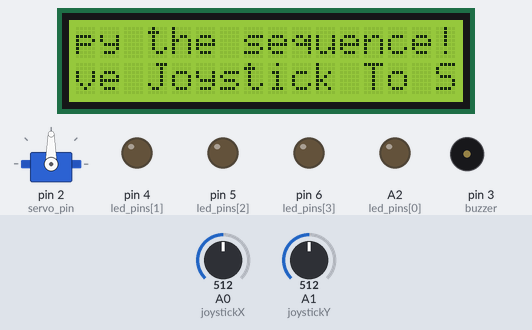
A sketch run on a simulated Arduino Uno, built with avr-gcc and run on an emulated ATmega328P. Parts: 16×2 character LCD, servo, output pins drawn as LEDs (lit = HIGH), buzzer (waves = sounding). The inputs (shaded band) are chosen by the test bench; at power-on: A0 (joystickX) = 512, A1 (joystickY) = 512. What the sketch prints to the serial monitor is not drawn.

Above: at 1.2 s.
1.3 s: A0 (joystickX) set to 889
At 1.75 s:
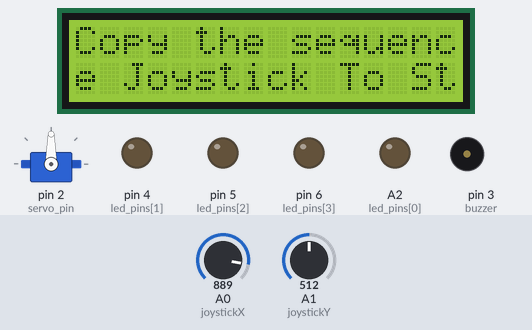
3.5 s: A0 (joystickX) set to 909
At 4.3 s:
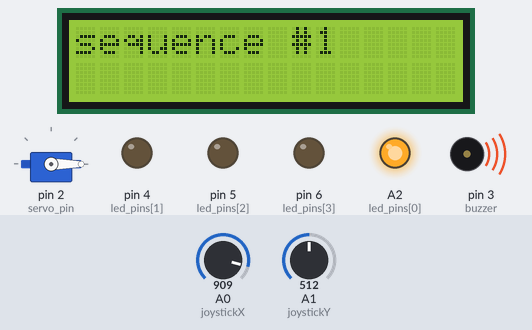
At 5.6 s:
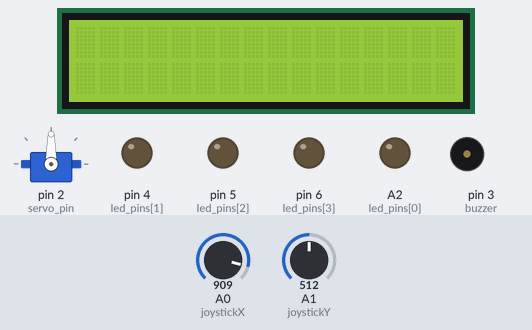
Timing chart, 0 to 14.5 s (numbered marks = the images above; inputs shaded):
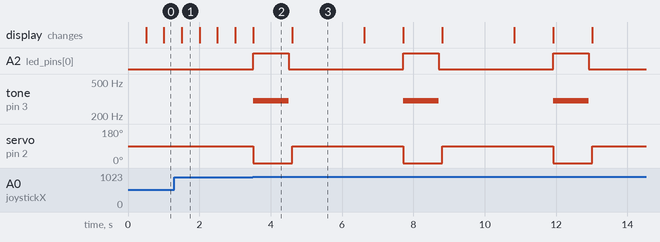

The sketch:

finalprojectGame2.ino
```cpp
#include <LiquidCrystal.h>
#include <Servo.h>
// LCD const
const byte rs = 12, en = 11, d4 = 10, d5 = 9, d6 = 8, d7 = 7;
LiquidCrystal lcd(rs, en, d4, d5, d6, d7);

const byte servo_pin = 2;
const byte joystickX = A0, joystickY = A1;
const byte led_pins[4] = {A2, 4, 5, 6}; // using analog pin because I ran out
const byte buzzer = 3;

const int buzzer_freq[] = {300, 400, 500, 600};

Servo servo;

const char seq[]= "0101";
const int seq_len = 4;

const char RUNNING_SIGNAL = 'R';
const char RESET_SIGNAL   = 'X';
const char WINNING_SIGNAL = 'W';
const char LOSING_SIGNAL  = 'L';

long seq_timer = millis();
const long on_dur = 1000;
const long off_dur = 100;
const long time_to_match = 2000;
const long setup_time = 3000;

const int servo_locs [4]= {0, 45, 135, 180};
const int deadzoneSqrd = 40*40; // out of fifty
const int n_blinks_max = 2;

// hmm could add a losing mechanic

int n_success_blinks = n_blinks_max;
int cur_showing = 0;
int n_match = 0;
int n_max = 0;
int servo_on = false;
bool accept_input = false;

enum state: byte{
  start,
  show_seq,
  gather_input,
  eval_inputs,
  failed,
  success,
  ended
};

state cur_state = start;
void printScrolled(char* s, int length){
  // helper to print
  // speed is in character per second
  if (length <= 16){
    lcd.print(s);
    return;
  }
  int over = (length - 16);
  int i = min((int)((millis()) / 500) % (over+1), over); // this line calculates how much to scroll
  // calculates first how much to move
  // then modulos that over how much the string is over 15 (to hang for that last character)
  // and it is minimized to not go over the limit

  char buf[17];
  snprintf(buf, 17, "%s", s + i);
  lcd.print(buf);
}
int readStickInput(){
  int x = (analogRead(joystickX)-500); // max 50
  int y = (analogRead(joystickY)-500); // max 50
  int xdiv = x/10;
  int ydiv = y/10;
  if (xdiv*xdiv+ydiv*ydiv < deadzoneSqrd) return -1;
  if (x < 0){
    if (y > 0) return 3;
    return 2;
  }  else {
    if (y > 0) return 0;
    return 1;
  }
}
bool waiting(){
  if (millis() - seq_timer > 3000){
    seq_timer = millis();
    return true;
  }
  return false;
}
bool blinking(){
  int cur = seq[cur_showing] - '0';
  int num = led_pins[cur];
  int num_servo = servo_locs[cur];
  long diff = millis() - seq_timer;

  if (diff <= on_dur){
    digitalWrite(num, HIGH);
    if (!servo_on){
      servo.write(num_servo);
      servo_on = true;
      tone(buzzer, buzzer_freq[cur], on_dur-diff);
    }
  }
  else if (diff <= on_dur+off_dur){
    digitalWrite(num, LOW);
    servo_on= false;
  }
  else {
    // we are not done
    digitalWrite(num, LOW);
    cur_showing++;
    servo_on = false;
    seq_timer = millis();

    if (cur_showing > n_max){
      servo.write(90);
      cur_showing = 0;
      return false;
    }
    return true;
  }
  return true;
}
bool succeeded(){
  long diff = millis() - seq_timer;
  if (diff < on_dur){
    for (int i = 0; i < 4; i++){
      digitalWrite(led_pins[i], HIGH);
    }
  }
  else if (diff < on_dur+off_dur){
    for (int i = 0; i < 4; i++){
      digitalWrite(led_pins[i], LOW);
    }
  }
  else{
    seq_timer = millis();
    n_success_blinks--;
    if (n_success_blinks <= 0){
      n_success_blinks = n_blinks_max;
      return false;
    }
  }
  return true;
}
bool failing(){
  long diff = millis() - seq_timer;
  byte led = led_pins[seq[n_match]];

  if (diff < on_dur){
    digitalWrite(led, HIGH);
    return true;
  }
  else if (diff < (on_dur+off_dur)){
    digitalWrite(led, LOW);
    return true;
  }
  else{
    n_match = 0;
    return false;
  }

}
bool readingInput(){
  long diff = millis() - seq_timer;
  int toMatch = (seq[n_match] - '0');
  if (diff <= time_to_match){
    int input = readStickInput();
    if (input == -1){
      accept_input = true;
      return true;
    }
    else if (!accept_input) return true;

    if(input == toMatch){
      n_match++;
      seq_timer = millis();
      accept_input = false;
      return false;
    }
    else {
      n_max = -1;
      accept_input = false;
      return false;
    }
  }
  else {
    n_max = -1;
    accept_input = false;
    return false;
  }
}
void evaluateInput(){
  if (n_max == -1){ // failed
    cur_state = failed;
    n_max = 0;
  }
  else if (n_match <= n_max){ // keep going
    cur_state = gather_input;
  }
  else if (n_max < seq_len-1){ // all done with the sequence
    n_match = 0;
    cur_state = success;
    n_max++;
  }
  else { // wow got it all
    cur_state = ended;
  }
}
bool starting(){
  // display instructions
  // wait for an input before returning false
  lcd.setCursor(0, 0);
  printScrolled("Copy the sequence!", 18);
  lcd.setCursor(0, 1);
  printScrolled("Move Joystick To Start!", 23);

  if (readStickInput() != -1){
    lcd.clear();
    return false;
  }
  else return true;
}
void selectState(){
  state prev = cur_state;
  switch (cur_state){
    case start:
    if (!starting()) cur_state = show_seq;
    break;

    case show_seq:
    lcd.setCursor(0, 0);
    lcd.print("sequence #");
    lcd.print(n_max+1);
    if (!blinking()) cur_state = gather_input;
    break;

    case gather_input:
    if (!readingInput()) cur_state = eval_inputs;
    break;

    case eval_inputs:
    evaluateInput();  // branches to other states automatically
    break;

    case failed:
    lcd.setCursor(0, 0);
    lcd.print("failed at #");
    lcd.print(n_match+1);
    if (!failing()) cur_state = show_seq;
    break;

    case success:
    lcd.setCursor(0, 0);
    lcd.print("Finished ");
    lcd.print(n_max);
    if (!succeeded()) cur_state = show_seq;
    break;

    case ended:
    lcd.setCursor(0, 0);
    lcd.print("YOU WON");
    succeeded();
    break;
  }

  if (prev != cur_state){ // reset timer based on new state
    seq_timer = millis();
    lcd.clear();
  }
}

void applyReset(){
  // reset everything
  lcd.clear();
  noTone(buzzer);
  servo.write(90);
  for (int i = 0; i < 4; i++){
    digitalWrite(led_pins[i], LOW);
  }

  n_success_blinks = n_blinks_max;
  cur_showing = 0;
  n_match = 0;
  n_max = 0;
  servo_on = false;
  accept_input = false;
  cur_state = start; // starts back up
  seq_timer = millis();
}

void TransmitState(){
  // ended is when its over
  if (cur_state == ended){
    Serial.write(WINNING_SIGNAL);
  }
  else {
    Serial.write(RUNNING_SIGNAL);
  }
}

bool doReset(){
  // note: this can be easily tested by writing directly to the arduino through a computer
  if (Serial.available() > 0){
    return RESET_SIGNAL == Serial.read();
  }
  return false;
}

void setup() {
  Serial.begin(9600);
  lcd.begin(16, 2);

  pinMode(joystickX, INPUT);
  pinMode(joystickY, INPUT);

  for (int i = 0; i < 4; i++){
    pinMode(led_pins[i], OUTPUT);
  }

  pinMode(buzzer, OUTPUT);
  servo.attach(servo_pin);
  servo.write(90);
}

void loop() {
  selectState(); // do what its supposed to
  TransmitState(); // <- send out
  if (doReset()){ // <- read
    applyReset();
  }
}
```

Measured:
- the behaviour switches between 899 and 900 on A0 (joystickX) (found by bisection; images 1 and 2)
- after the input at 3.5 s, A2 (led_pins[0]): alternates HIGH for 1.0 s and LOW for 3.2 s, starting at once; tone on pin 3 (buzzer): alternates 300 Hz for 1.0 s and silent for 3.2 s, starting at once; servo on pin 2 (servo_pin): alternates 90° for 3.1 s and 0° for 1.1 s, starting at once; the display: first changes at once (image 2 shows a later state)
- what the display in image 1 shows lasts 0.5 s, from 1.5 s to 2.0 s
- what the display in image 2 shows lasts 1.1 s, from 3.5 s to 4.6 s
